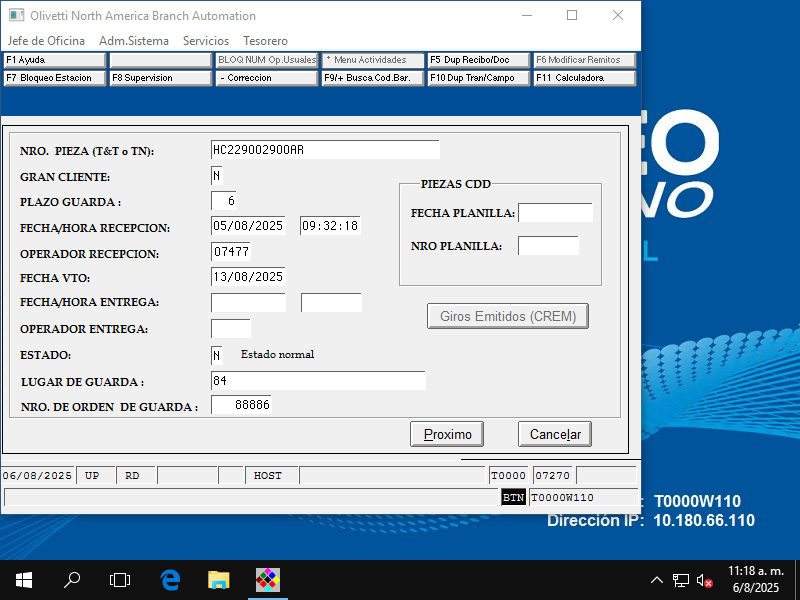
#> input picture consulta/consulta.png, 800 x 600 px
$ python recorte_Datos.py
#> lines starting #> are read from the running program, lines starting #| are printed output that depends on the picture; after the words box and inside, x2 and y2 are one past the last pixel; in counts of white or black regions, pixels touching at a corner belong together
import cv2
import numpy as np

# Cargar imagen
img = cv2.imread("consulta.png")
#> img is the input picture: shape (600, 800, 3); mean B, G, R 196.4, 176.6, 152.5

# Convertir a HSV para trabajar con matiz/saturación si se desea (opcional)
# hsv = cv2.cvtColor(img, cv2.COLOR_BGR2HSV)

# Definir el rango de gris (gris claro alrededor de RGB(160,160,160))
lower = np.array([150, 150, 150], dtype=np.uint8)
upper = np.array([170, 170, 170], dtype=np.uint8)

# Crear máscara para detectar el borde de color gris claro
mask = cv2.inRange(img, lower, upper)
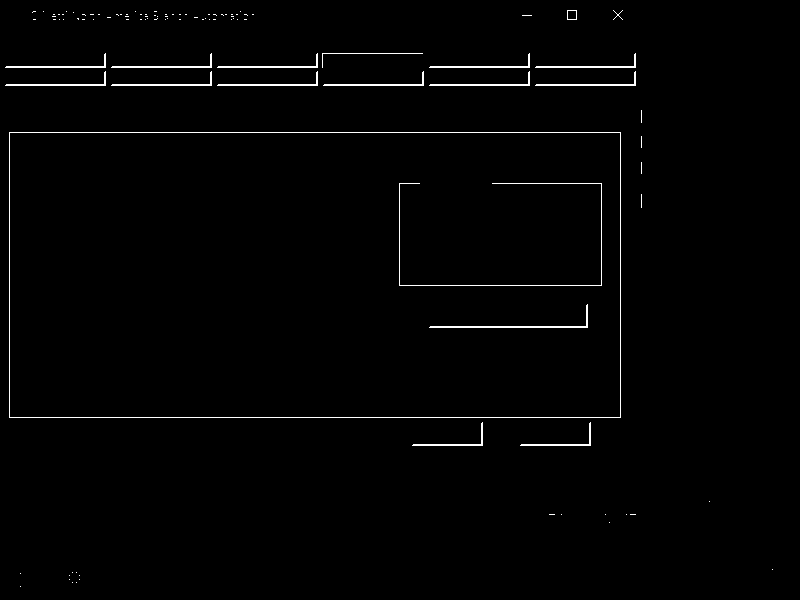
#> mask: shape (600, 800); 1.2% white in thin lines or dots

# Limpiar ruido con morfología
kernel = np.ones((3, 3), np.uint8)
mask_clean = cv2.morphologyEx(mask, cv2.MORPH_CLOSE, kernel)
#> mask_clean: shape (600, 800); 1.2% white in thin lines or dots

# Buscar contornos
contours, _ = cv2.findContours(mask_clean, cv2.RETR_EXTERNAL, cv2.CHAIN_APPROX_SIMPLE)
#> contours = 85 contours, 70 with area under 20; largest, box (x1, y1, x2, y2) and area: (9, 132, 621, 418) 174135, (535, 71, 636, 86) 112, (429, 71, 530, 86) 112, (323, 71, 424, 86) 112, (217, 71, 318, 86) 112

found = False
for cnt in contours:
    approx = cv2.approxPolyDP(cnt, 0.02 * cv2.arcLength(cnt, True), True)
    area = cv2.contourArea(cnt)

    if len(approx) == 4 and area > 1000:
        x, y, w, h = cv2.boundingRect(approx)

        # Recortar sin los bordes (si el borde tiene 2px)
        cropped = img[y+2:y+h-2, x+2:x+w-2]
        cv2.imwrite("ventana_borde_gris.png", cropped)
        print("✅ Ventana recortada correctamente con borde gris.")
        found = True
        break
#> this loop made 24 passes
#> (approx, area, x, y, w, h, found) on pass 24: ([[9, 132], [9, 417], [620, 417], [620, 132]], 174135, 9, 132, 612, 286, True)
#> (approx, area) on passes 19 to 20: ([[590, 422], [588, 444], [520, 445], [590, 445]], 91.5), ([[482, 422], [480, 444], [412, 445], [482, 445]], 91.5)
#| ✅ Ventana recortada correctamente con borde gris.

if not found:
    print("❌ No se encontró una ventana con borde gris claro.")
